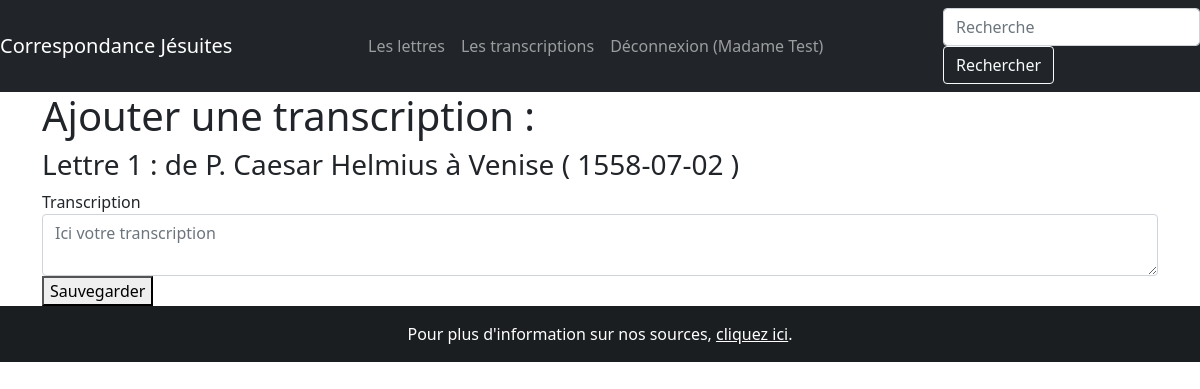
The page /lettres/1/ajouter_transcription (signed in) on the database its author committed.
### correspondance/modeles/utilisateurs.py (models this page shows, shortened)
class Utilisateur(UserMixin, db.Model):
    __tablename__ = "utilisateur"
    ut_id = db.Column(db.Integer, unique=True, nullable=False, primary_key=True, autoincrement=True)
    ut_nom = db.Column(db.Text, nullable=False)
    ut_login = db.Column(db.Text, nullable=False)
    ut_mdp = db.Column(db.Text, nullable=False)
    ut_mail = db.Column(db.Text, nullable=False)
    contributions = db.relationship("Contribution", back_populates="utilisateur")

### correspondance/modeles/donnees.py (models this page shows, shortened)
class Lettre(db.Model):
    __tablename__ = "lettre"
    lettre_id = db.Column(db.Integer, unique=True, nullable=False, primary_key=True, autoincrement=True)
    lettre_date = db.Column(db.Text, nullable=False)
    lettre_numero = db.Column(db.Text)
    lettre_redacteur = db.Column(db.Text)
    lettre_lieu = db.Column(db.Text)
    lettre_volume = db.relationship("Publication", secondary=Source, backref=db.backref("Lettre", lazy='dynamic'))
    transcription_texte: List["Transcription"] = db.relationship("Transcription", back_populates="lettre",
                                                                 cascade="all,delete")
    contributions = db.relationship("Contribution", back_populates="lettre")

### correspondance/routes/generic.py (the view, shortened to what this page needs)
@app.route("/lettres/<int:lettre_id>/ajouter_transcription", methods=["POST", "GET"])
@login_required
def nouvelle_transcription(lettre_id):
    erreurs = []
    lettre_a_transcrire = Lettre.query.get_or_404(lettre_id)
    return render_template("pages/transcription_creation.html", nom="Correspondance jésuite",
                           lettre_a_transcrire=lettre_a_transcrire)

### correspondance/modeles/utilisateurs.py (called while the page is built)
@login.user_loader
def trouver_utilisateur_via_id(identifiant):
    return Utilisateur.query.get(int(identifiant))

### correspondance/templates/pages/transcription_creation.html (shortened to what this page needs)
{% extends "conteneur.html" %}
{% block corps %}
    <h1>Ajouter une transcription : </h1>
    <h3>Lettre {{lettre_a_transcrire.lettre_id}} :
        {% if lettre_a_transcrire.lettre_redacteur %}
            de {{lettre_a_transcrire.lettre_redacteur}}
        {% endif %}
        {% if lettre_a_transcrire.lettre_lieu %}
            à  {{lettre_a_transcrire.lettre_lieu}}
        {% endif %}
        {% if lettre_a_transcrire.lettre_date %}
            ( {{lettre_a_transcrire.lettre_date}} )
        {% endif %}
    </h3>
    <form method="post" action="{{url_for('nouvelle_transcription', lettre_id=lettre_a_transcrire.lettre_id)}}" class="">
        <div>
            <label for="champs_transcription">Transcription</label>
            <textarea class="form-control" name="transcription_lettre" placeholder="Ici votre transcription" id="champs_transcription"></textarea>
        </div>
        <button type="submit">Sauvegarder</button>
    </form>
{% endblock %}

### correspondance/templates/conteneur.html (shortened to what this page needs)
<!DOCTYPE html>
<html lang="fr">
    <head>
        {% include "partials/css.html"%}
    </head>
    <body>
        <nav class="navbar navbar-expand-md navbar-dark bg-dark justify-content-between">
            <a class="navbar-brand" href="{{ url_for('accueil') }}">Correspondance Jésuites</a>
            <ul class="navbar-nav mr-auto">
                <li class="nav-item">
                    <a class="nav-link" href="{{url_for('lettres')}}">Les lettres</a>
                </li>
                <li class="nav-item">
                    <a class="nav-link" href="{{url_for('transcriptions')}}">Les transcriptions</a>
                </li>
                {% if not current_user.is_authenticated %}
                <li class="nav-item">
                    <a class="nav-link" href="{{url_for('inscription')}}">Inscription</a>
                </li>
                <li class="nav-item">
                    <a class="nav-link" href="{{url_for('connexion')}}">Connexion</a>
                </li>
                {% else %}
                <li class="nav-item">
                    <a class="nav-link" href="{{url_for('deconnexion')}}">Déconnexion ({{current_user.ut_nom}})</a>
                </li>
                {% endif %}
                </ul>
                <form class="form-inline my-2 my-lg-0" action="{{url_for('recherche')}}" method="GET">
                    <input class="form-control mr-sm-2" name="keyword" type="search" placeholder="Recherche" aria-label="Recherche">
                    <button class="btn btn-outline-light my-2 my-sm-0" type="submit">Rechercher</button>
                </form>
              </nav>
          <div class="container">
              <div class="row">
                <div class="col">
                    {% block corps %}{% endblock %}
                </div>
              </div>
          </div>
    </body>
    <footer class="bg-dark text-center text-white">
        <div class="text-center p-3" style="background-color: rgba(0, 0, 0, 0.2);">
        Pour plus d'information sur nos sources, <a  class="text-white" href={{url_for('publications')}}>cliquez ici</a>.
        </div>
    </footer>
</html>

### rows shown on the page
Utilisateur: ut_nom "Madame Test"
Lettre: lettre_id "1", lettre_redacteur "P. Caesar Helmius", lettre_lieu "Venise", lettre_date "1558-07-02"
